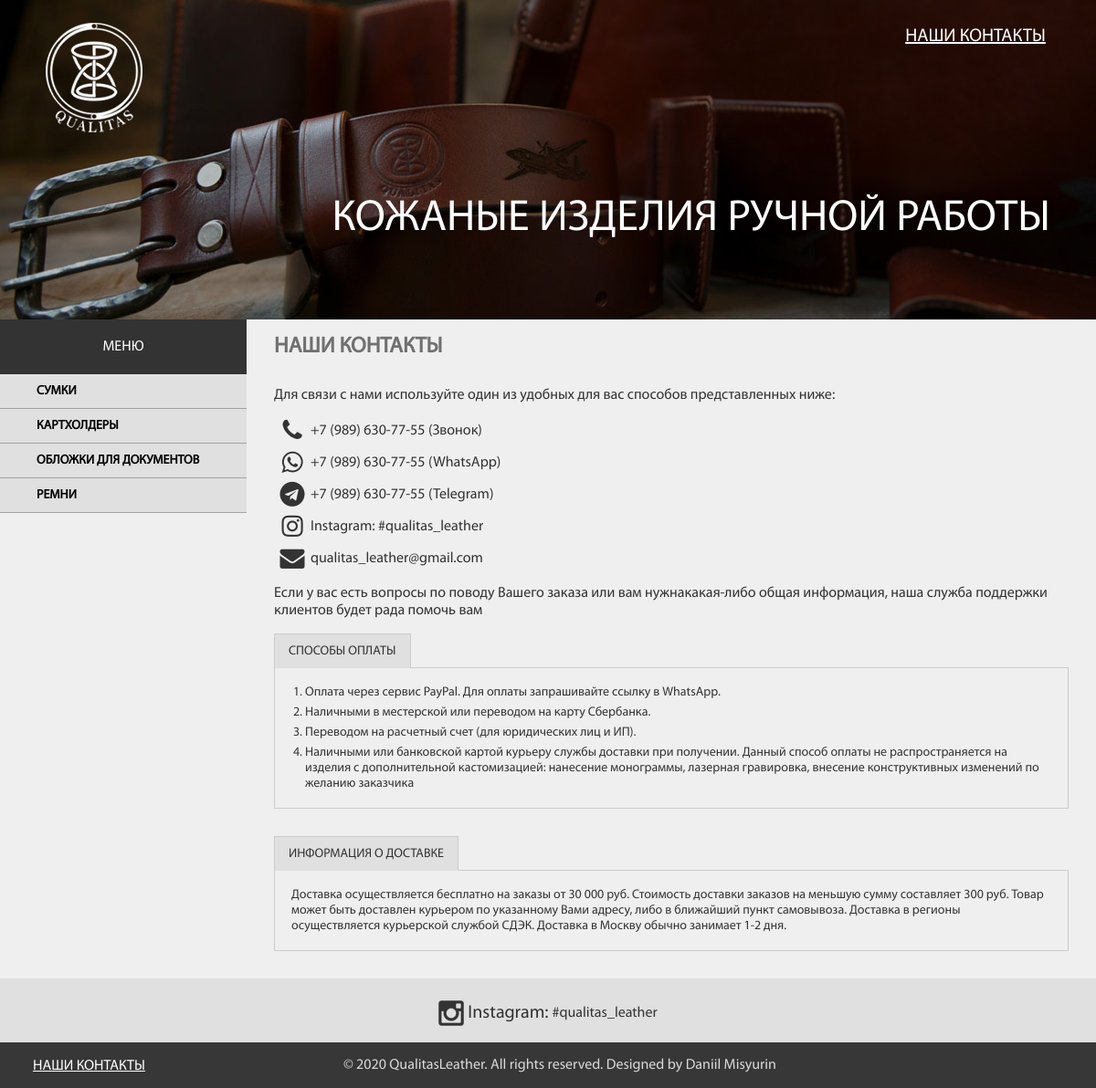
/contacts/, run on the app's committed database.
### appProductCategory/models.py (models this page shows, shortened)
class ProductCategory(models.Model):
    product_category_name = models.CharField(max_length=200, verbose_name='Категория товара')
    class Meta:
        verbose_name = "Категория товара"
        verbose_name_plural = "Категории товаров"

### appCMS/views.py (the view)
# urls.py: path('contacts/', contacts_page),
def contacts_page(request):
    return render(request, './contacts.html', {
        'productCategoryList' : productCategoryList
    })

### templates/contacts.html (shortened to what this page needs)
{% extends 'base.html' %}
{% load static %}
{% block mainContent %}
    <div class="main-content">
        {% include 'includes/socials.html' %}
        {% include 'includes/payment.html' %}
        {% include 'includes/delevery.html' %}
    </div>
{% endblock %}

### templates/includes/nav-left.html (shortened to what this page needs)
{% load static %}
<nav class="main-nav">
    <div class="main-nav__title">
        <span class="main-nav__title-text">Меню</span>
    </div>
    <ul class="main-nav__list main-nav__list--closed main-nav__list--nojs">
        {% for productCategory in productCategoryList %}
        <li class="main-nav__item">
            <a class="main-nav__link" href="/category/{{productCategory.id}}">{{productCategory.product_category_name}}</a>
        </li>
        {% endfor %}
    </ul>
</nav>

### qualitasleather/static/css/style.css (style rules this page uses)
body { font-family: "MyriadPro"; font-size: 16px; font-weight: 400; font-style: normal; }
.main-nav__title { height: 60px; background-color: #333; color: #fff; text-align: center; line-height: 60px; text-transform: uppercase; position: relative; }
.main-nav__list { padding: 0; margin: 0; }
.main-nav__item { height: 37px; list-style: none; border-bottom: 1px solid #a2a2a1; }
.main-nav__link { display: block; height: 100%; padding-left: 40px; text-decoration: none; line-height: 37px; color: #000; font-weight: 900; font-size: 14px; background-color: #e0e0e0; text-transform: uppercase; }
.main-nav__list--closed { display: none; }
@media (min-width: 992px) { .main-nav { width: 270px; margin: 0; flex-shrink: 0; } }
@media (min-width: 992px) { .main-nav__list { display: block; } }
.main-content { padding-left: 20px; padding-right: 20px; padding-bottom: 0.1px; }
@media (min-width: 576px) { .main-content { padding-left: 40px; padding-right: 40px; } }
@media (min-width: 768px) { .main-content { padding-left: 20px; padding-right: 20px; } }
@media (min-width: 992px) { .main-content { padding-left: 25px; padding-right: 25px; width: 722px; } }
@media (min-width: 1200px) { .main-content { padding-left: 30px; padding-right: 30px; width: 870px; } }

### data on the page
ProductCategory: product_category_name "СУМКИ"
ProductCategory: product_category_name "КАРТХОЛДЕРЫ"
ProductCategory: product_category_name "ОБЛОЖКИ ДЛЯ ДОКУМЕНТОВ"
ProductCategory: product_category_name "РЕМНИ"
